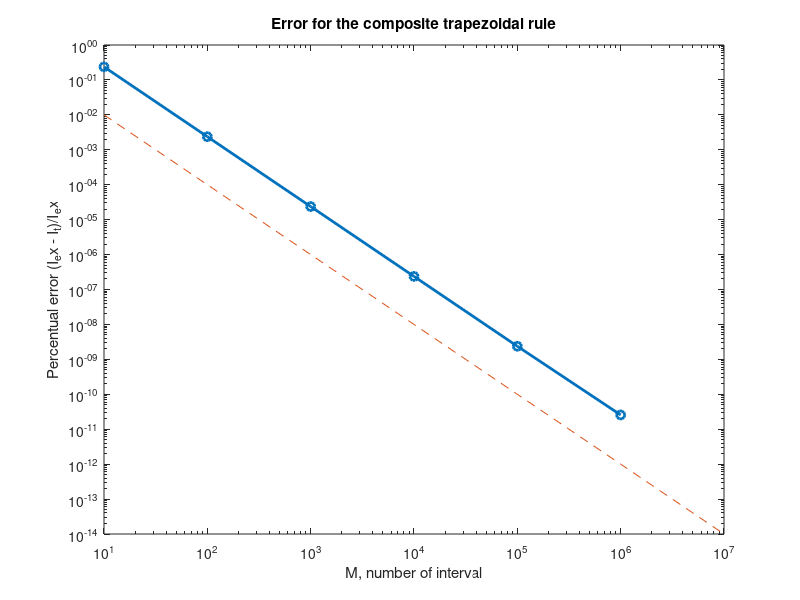

The MATLAB script that drew this image:
clc ; clear all ; close all ;

T=10;
g = 9.8;
m = 68.1;
c = 12.5;
k = g*m/c;
fun = @(t) k*(1-exp(-t*c/m));
int_f = @(t) k*t+k*m/c*(exp(-t*c/m)-1);
d_exa = int_f(T);

%If your computer has enough memory, try with MM =10.^[1:9]
MM = 10.^[1:7];
tests = length(MM);
d = zeros(tests,1);

for i=1:tests
    M= MM(i);
    tt=linspace(0,10,M+1);
    yy= fun(tt);
    z = trapz(tt,yy);
    d(i) = z;
end

fprintf(1, "  Quadrature with composite trapezoidal\n");
for i=1:tests
    fprintf(1, "  M=%2.1e:  d_appr=%9.15f   eps=%12.2e \n", MM(i), d(i), 100*(d_exa - d(i))/d_exa);
end

figure(1)
loglog(MM, 100*(d_exa - d)/d_exa,'o-', 'Linewidth', 2);
hold on
loglog(MM, MM.^-2,'--')
title('Error for the composite trapezoidal rule');
xlabel('M, number of interval');
ylabel('Percentual error (I_ex - I_t)/I_ex');
print('ErrorParachutist','-dpng');
